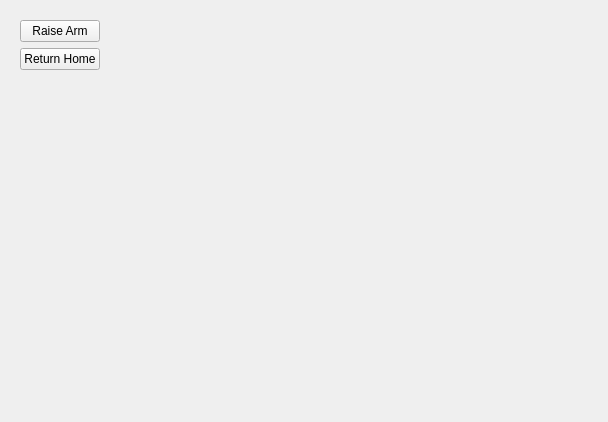
<?xml version="1.0" encoding="UTF-8"?>
<ui version="4.0">
 <class>Form</class>
 <widget class="QWidget" name="Form">
  <property name="geometry">
   <rect>
    <x>0</x>
    <y>0</y>
    <width>608</width>
    <height>422</height>
   </rect>
  </property>
  <property name="windowTitle">
   <string>Form</string>
  </property>
  <layout class="QGridLayout" name="gridLayout">
   <item row="0" column="0">
    <widget class="QWidget" name="controlsBox" native="true">
     <layout class="QVBoxLayout" name="verticalLayout">
      <item>
       <widget class="QPushButton" name="raisearmBtn">
        <property name="text">
         <string>Raise Arm</string>
        </property>
       </widget>
      </item>
      <item>
       <widget class="QPushButton" name="homeBtn">
        <property name="text">
         <string>Return Home</string>
        </property>
       </widget>
      </item>
      <item>
       <spacer name="verticalSpacer">
        <property name="orientation">
         <enum>Qt::Vertical</enum>
        </property>
        <property name="sizeHint" stdset="0">
         <size>
          <width>20</width>
          <height>40</height>
         </size>
        </property>
       </spacer>
      </item>
     </layout>
    </widget>
   </item>
   <item row="0" column="1">
    <spacer name="horizontalSpacer">
     <property name="orientation">
      <enum>Qt::Horizontal</enum>
     </property>
     <property name="sizeHint" stdset="0">
      <size>
       <width>439</width>
       <height>20</height>
      </size>
     </property>
    </spacer>
   </item>
  </layout>
 </widget>
 <resources/>
 <connections/>
</ui>
